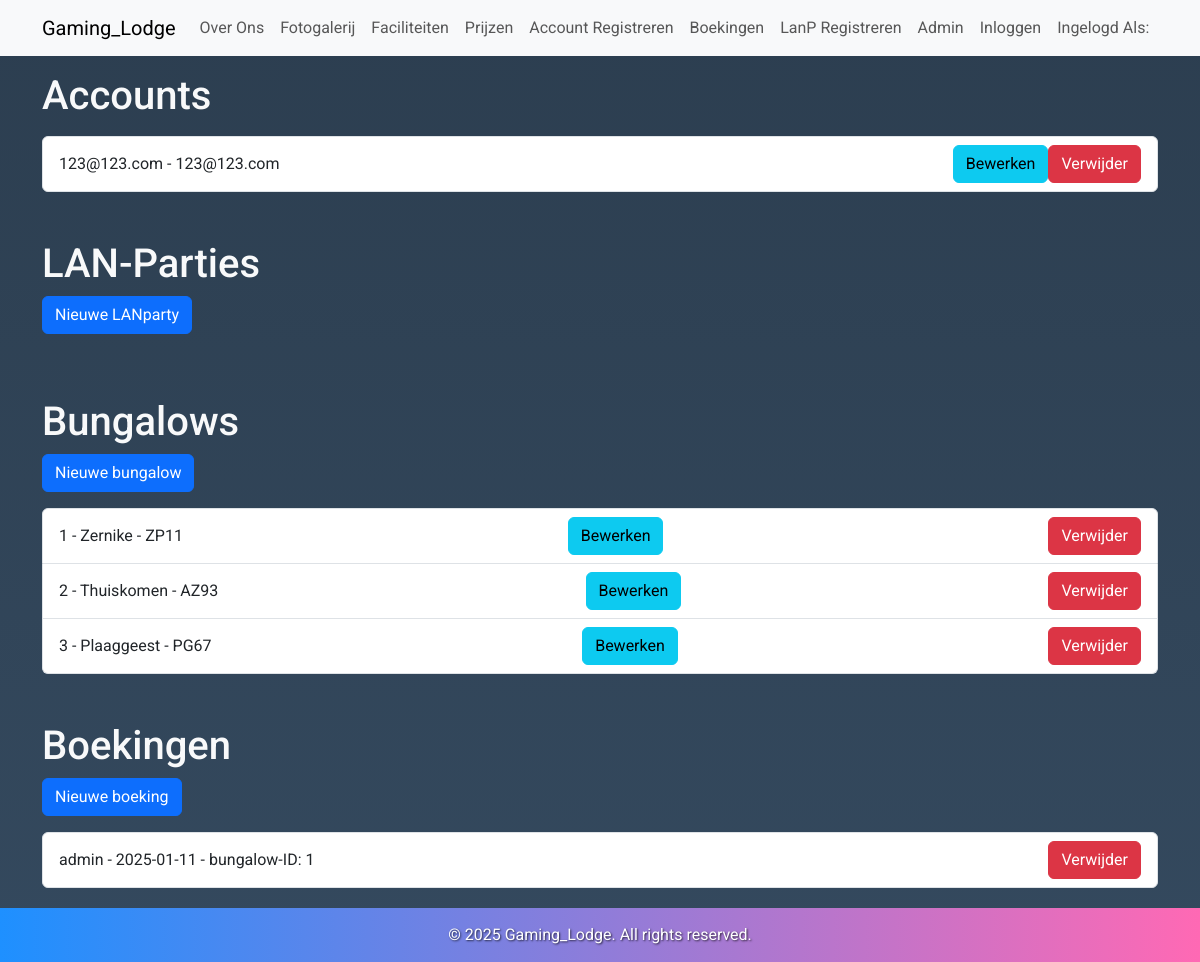
/admin, run on an earlier commit of the app's database.
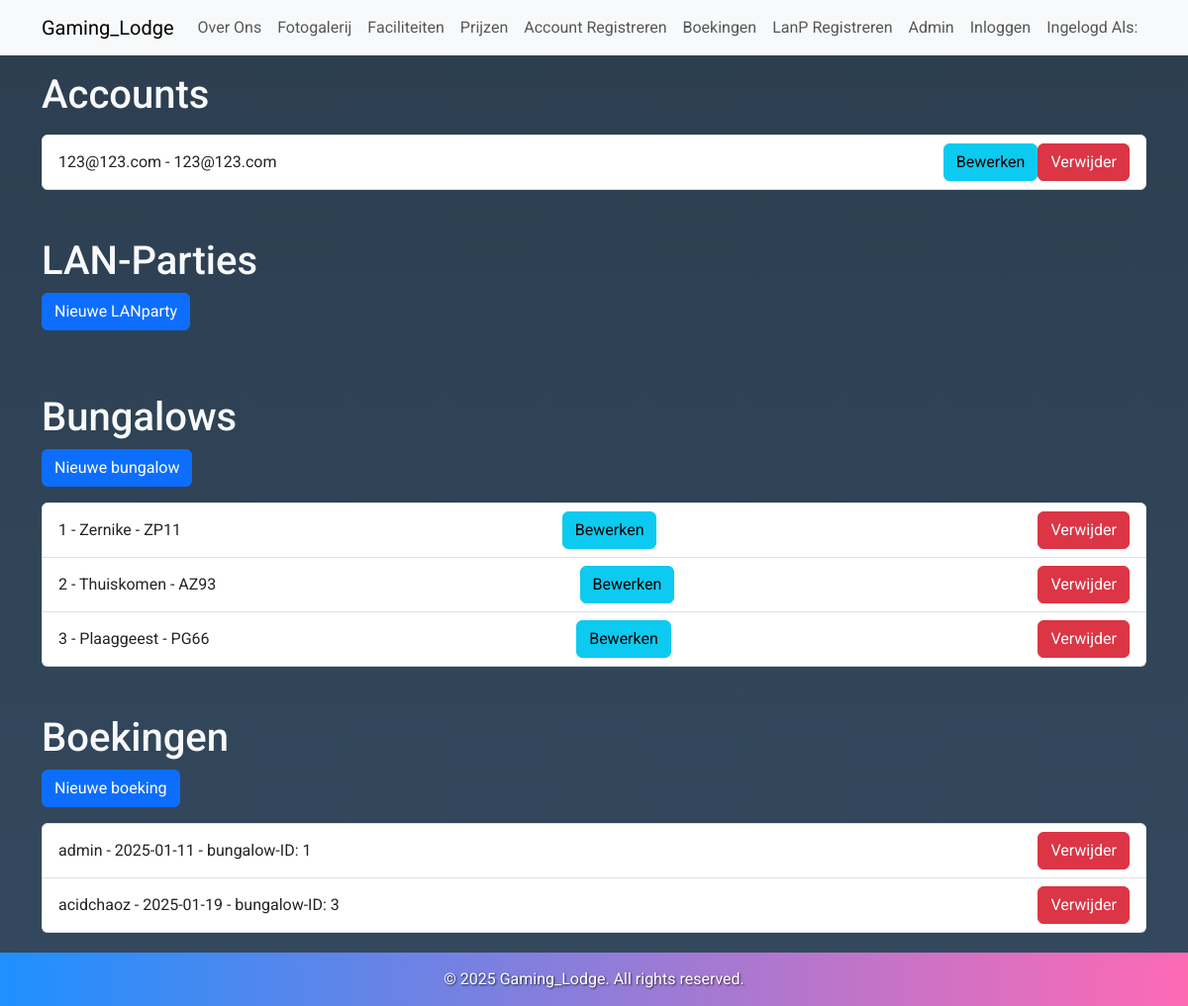
And on a later commit of the database.
### dbmodel.py (models this page shows, shortened)
class KlantTabel(db.Model, UserMixin):
    id = db.Column(db.Integer, primary_key=True)
    username = db.Column(db.String(80), nullable=False)
    email = db.Column(db.String(120), nullable=False)
    password = db.Column(db.String(120), nullable=False)

class BungalowTabel(db.Model):
    id = db.Column(db.Integer, primary_key=True)
    bnaam = db.Column(db.String(80), nullable=False)
    adrescode = db.Column(db.String(80), nullable=False)

class BoekingTabel(db.Model):
    id = db.Column(db.Integer, primary_key=True)
    username = db.Column(db.String(80), nullable=False)
    email = db.Column(db.String(80), nullable=False)
    phone = db.Column(db.String(80), nullable=False)
    bungalow_id = db.Column(db.Integer, db.ForeignKey('bungalow_tabel.id'), nullable=False)
    arrival = db.Column(db.String(80), nullable=False)
    duration = db.Column(db.String(80), nullable=False)
    bungalow_tabel = db.relationship('BungalowTabel', backref=db.backref('boekingen'), lazy=True)

### routes.py (the view)
@app.route('/admin', methods=['GET', 'POST', 'DELETE'])
def klanten():
    users = KlantTabel.query.all()
    parties = LanTabel.query.all()
    boekingen = BoekingTabel.query.all()
    bungalows = BungalowTabel.query.all()
    print(boekingen)
    return render_template('admin.html', users=users, parties=parties, boekingen=boekingen, bungalows=bungalows)

### app.py (called while the page is built)
@app.before_request
def create_tables():
    db.create_all()

### templates/admin.html (shortened to what this page needs)
{% extends "base.html" %}
{% block content %}
<h1>Accounts</h1>
<ul class="list-group mt-3">
  {% for user in users %}
  <li class="list-group-item d-flex justify-content-between align-items-center">
    {{ user.username }} - {{ user.email }}
    <div class="btn-group" role="group">
      <form method="POST" action="/klant/update/{{ user.id }}" class="d-inline">
        <button type="submit" class="btn btn-info">Bewerken</button>
      </form>
      <form method="POST" action="/klant/verwijder/{{ user.id }}" class="d-inline">
        <button type="submit" class="btn btn-danger">Verwijder</button>
      </form>
    </div>
  </li>
  {% endfor %}
</ul>
<h1 class="mt-5">LAN-Parties</h1>
<a class="btn btn-primary" href="/klant/toevoegen">Nieuwe LANparty</a>
<h1 class="mt-5">Bungalows</h1>
<a class="btn btn-primary" href="/bungalow/aanmaken">Nieuwe bungalow</a>
<ul class="list-group mt-3">
  {% for bungalow in bungalows %}
  <li class="list-group-item d-flex justify-content-between align-items-center">
    {{ bungalow.id }} - {{ bungalow.bnaam }} - {{ bungalow.adrescode }}
    <form method="POST" action="/bungalow/update/{{ bungalow.id }}" class="d-inline">
      <button type="submit" class="btn btn-info">Bewerken</button>
    </form>
    <form method="POST" action="/bungalow/verwijder/{{ bungalow.id }}" class="d-inline">
      <button type="submit" class="btn btn-danger">Verwijder</button>
    </form>
  </li>
  {% endfor %}
</ul>
<h1 class="mt-5">Boekingen</h1>
<a class="btn btn-primary" href="/boeking/toevoegen">Nieuwe boeking</a>
<ul class="list-group mt-3">
  {% for boeking in boekingen %}
  <li class="list-group-item d-flex justify-content-between align-items-center">
    {{ boeking.username }} - {{ boeking.arrival }} - bungalow-ID: {{ boeking.bungalow_id }}
    <form method="POST" action="/boekp/verwijder/{{ boeking.id }}" class="d-inline">
      <button type="submit" class="btn btn-danger">Verwijder</button>
    </form>
  </li>
  {% endfor %}
</ul>
{% endblock %}

### templates/base.html (shortened to what this page needs)
<!DOCTYPE html>
<html lang="en">
<head>
    <link rel="stylesheet" href="https://cdn.jsdelivr.net/npm/bootstrap@5.3.0/dist/css/bootstrap.min.css">
</head>
<body>
    <nav class="navbar navbar-expand-lg navbar-light bg-light">
        <div class="container">
            <a class="navbar-brand" href="/">Gaming_Lodge</a>
            <div class="collapse navbar-collapse" id="navbarNav">
                <ul class="navbar-nav me-auto">
                    <li class="nav-item"><a class="nav-link" href="/overons">Over Ons</a></li>
                    <li class="nav-item"><a class="nav-link" href="/fotogalerij">Fotogalerij</a></li>
                    <li class="nav-item"><a class="nav-link" href="/faciliteiten">Faciliteiten</a></li>
                    <li class="nav-item"><a class="nav-link" href="/prijslijst">Prijzen</a></li>
                    <li class="nav-item"><a class="nav-link" href="/registreren">Account Registreren</a></li>
                    <li class="nav-item"><a class="nav-link" href="/boekingsformulier">Boekingen</a></li>
                    <li class="nav-item"><a class="nav-link" href="/reglan">LanP Registreren</a></li>
                    <li class="nav-item"><a class="nav-link" href="/admin">Admin</a></li>
                    <li class="nav-item"><a class="nav-link" href="/login">Inloggen</a></li>
                    <li class="nav-item">
                        <a class="nav-link" href="/account-wijzigen">Ingelogd Als: {{ current_user.username }}</a>
                    </li>
                </ul>
            </div>
        </div>
    </nav>
    <div class="container mt-3">
        {% block content %}{% endblock %}
    </div>
    <footer>
        <p>&copy; 2025 Gaming_Lodge. All rights reserved.</p>
    </footer>
</body>
</html>

### templates/base.html (style rules this page uses)
body { font-family: 'Roboto', sans-serif; margin: 0; padding: 0; background: linear-gradient(to bottom, #2c3e50, #34495e); color: #f8f9fa; }
footer { background: linear-gradient(90deg, #1e90ff, #ff69b4); color: #fff; padding: 15px 0; text-align: center; margin-top: 20px; text-shadow: 1px 1px 2px rgba(0, 0, 0, 0.7); }
footer p { margin: 0; font-size: 1em; }

What changed in the data, as far as the page shows it:
changed BungalowTabel "Plaaggeest": adrescode "PG67" → "PG66"
added BoekingTabel: username "acidchaoz", arrival "2025-01-19", bungalow_id "3"
